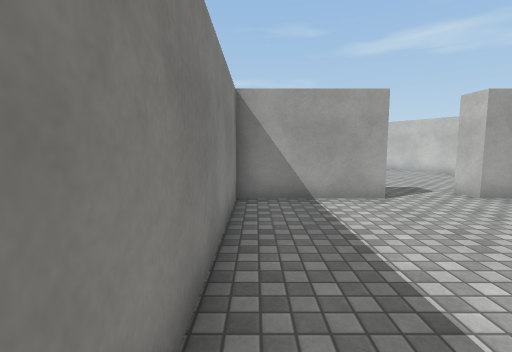
[1] (above)

19 first-person views from a walk through a 3-D level made in the Unity game engine. The camera is 1.4 m above the floor, tilts 6° down and sees 85° across. The floor is counted in squares, 1 m on a side. Each view is taken from the middle of a square. On the plan, view 1 faces up. The plan holds only what a view shows up to about 14 squares ahead; the rest is blank. The place goes on beyond the plan. The player is left out. Surface patterns are stand-ins for the level's own textures.

[2]
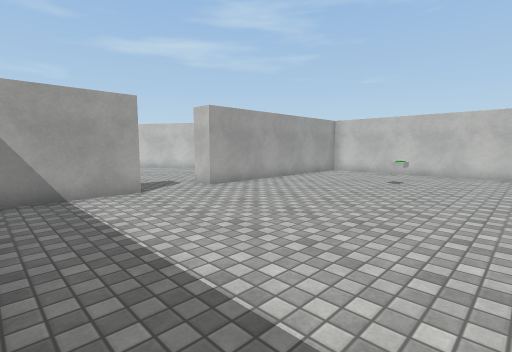

[3]
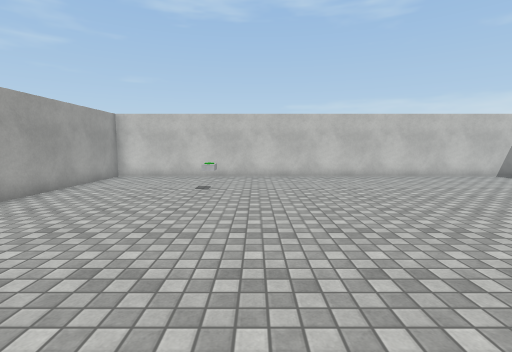

[4]
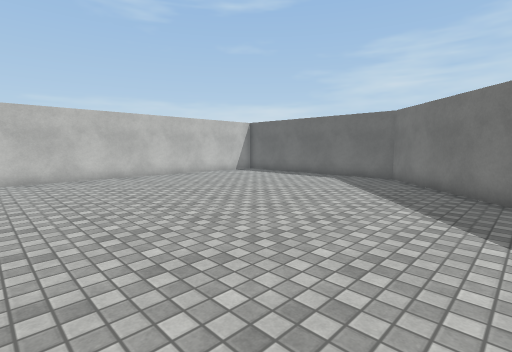

[5]
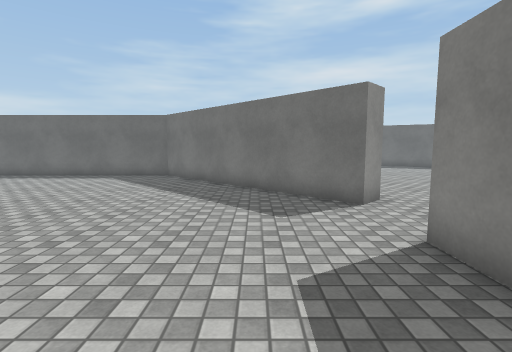

[6]
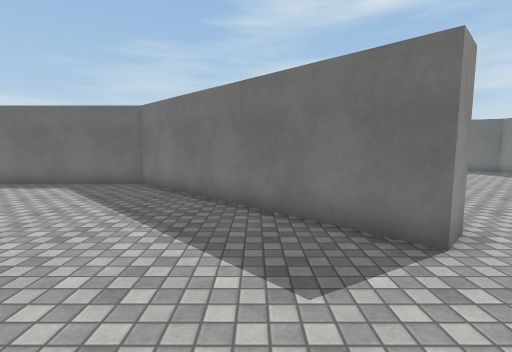

[7]
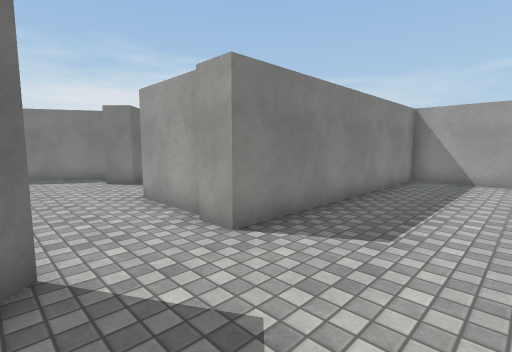

[8]
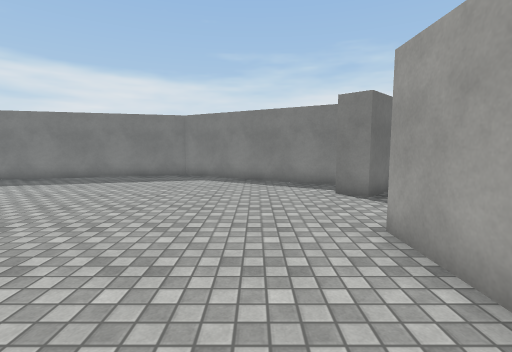

[9]
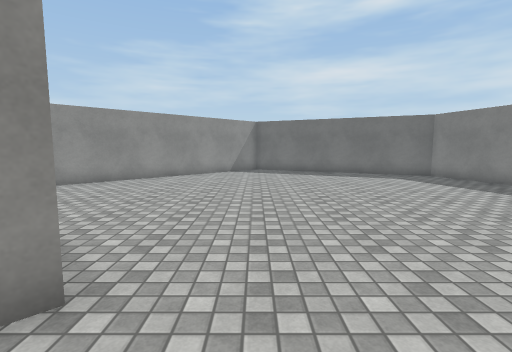

[10]
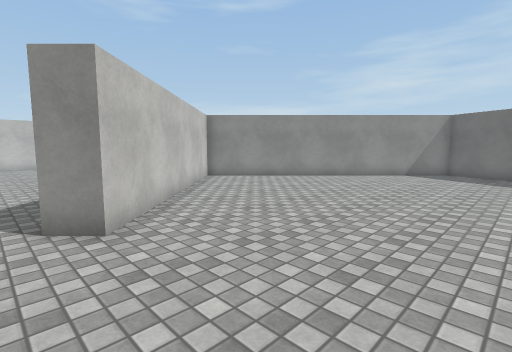

[11]
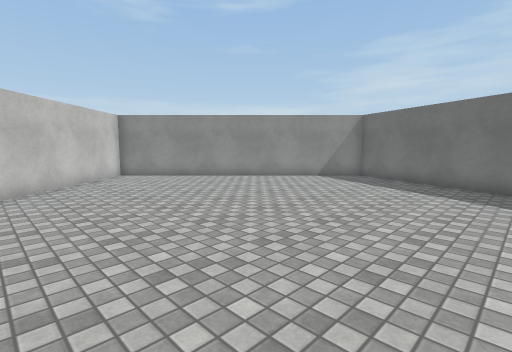

[12]
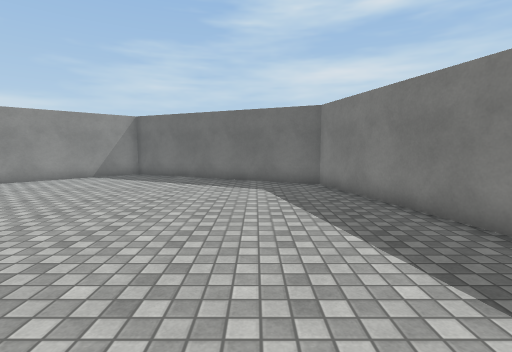

[13]
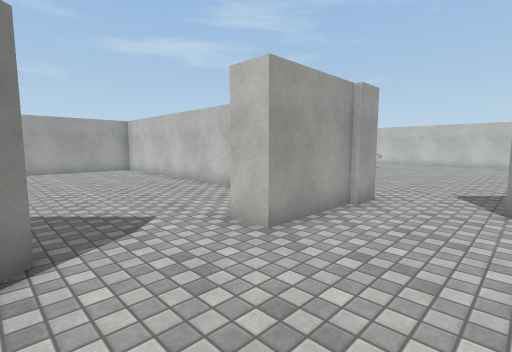

[14]
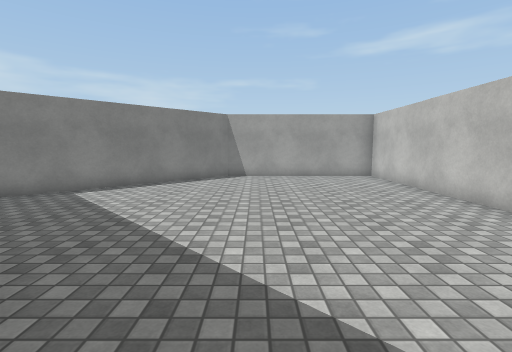

[15]
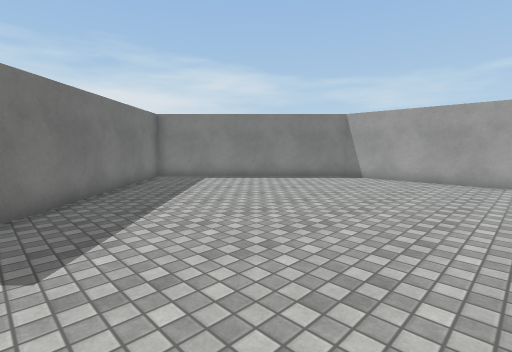

[16]
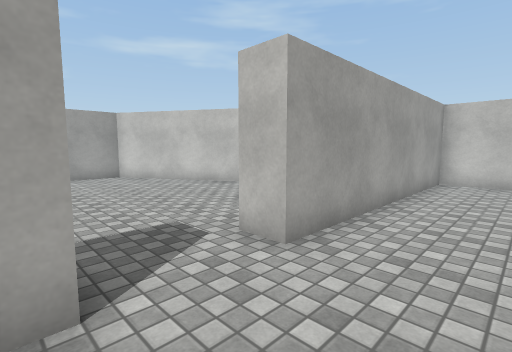

[17]
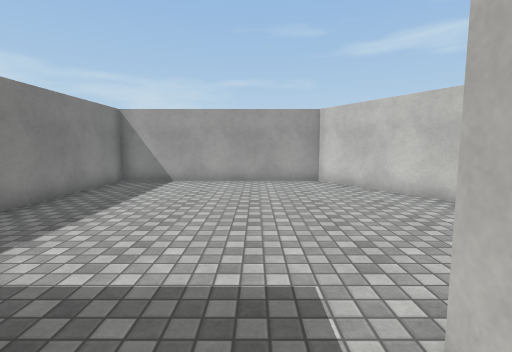

[18]
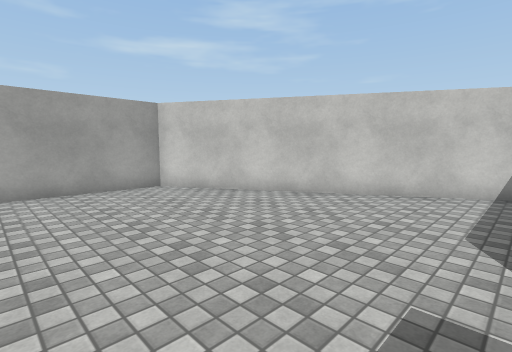

[19]
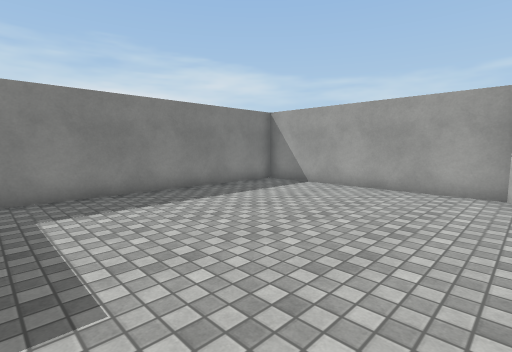

### Floor plan
Points are (right, up) in squares from view 1. A wall is a line through its corners. A room is listed if a view was taken in it or the views show most of it. See-through windows are left out.
Room 1 (views 1, 2, 3, 4, 5, 6, 7, 8, 16, 17)
walls: (-0.6, -4.6) (6.2, -11.5) (14.4, -11.5); (3.5, 7.5) (-0.5, 7.5) (-0.5, -2) (-1.6, -2); (15, -11) (15, 7.5) (6.1, 7.5)
ways out: opening at (-1, -3.5) to room 2; opening at (5, 7) to room 4
objects: other object (11, 3)
Room 2 (views 9, 10, 11, 12, 13)
walls: (-1.5, -1.8) (-4.5, -1.8); (-7.6, -0.9) (-8.4, -1.7); (-10, -1) (-13.7, -7.4) (-11.4, -16.3) (-3, -20.2) (5.3, -11.9) (-1.3, -5.4) (-0.6, -4.6)
ways out: opening at (-1, -3.5) to room 1; opening at (-6, -2.7) to room 3
Room 3 (views 14, 15)
walls: (-1.5, 2.8) (-1.5, 12.3) (-8.3, 12.3) (-14.5, 6) (-7.6, -0.9); (-4.5, -1.8) (-4.5, -0.8)
ways out: opening at (-6, -2.7) to room 2
Room 4 (views 18, 19)
walls: (6.1, 7.5) (6.1, 8.5); (12.8, 9.3) (7.6, 18.4) (-0.5, 18.4) (-0.5, 9.2)
ways out: opening at (5, 7) to room 1

Where each view was taken, in squares from view 1:
view 1: 0 up, 0 right, facing up
view 2: 1 down, 0 right, facing up-right
view 3: 1 up, 2 right, facing right
view 4: 1 up, 2 right, facing down-right
view 5: 2 up, 2 right, facing down
view 6: 1 down, 2 right, facing down
view 7: 5 down, 3 right, facing up-left
view 8: 4 down, 0 right, facing left
view 9: 3 down, 3 left, facing down
view 10: 4 down, 6 left, facing down-right
view 11: 7 down, 9 left, facing down-right
view 12: 6 down, 9 left, facing down
view 13: 5 down, 8 left, facing up-right
view 14: 1 down, 7 left, facing up
view 15: 0 up, 2 left, facing up-left
view 16: 5 up, 3 right, facing up-right
view 17: 7 up, 5 right, facing up
view 18: 9 up, 3 right, facing up-right
view 19: 9 up, 8 right, facing up-left
